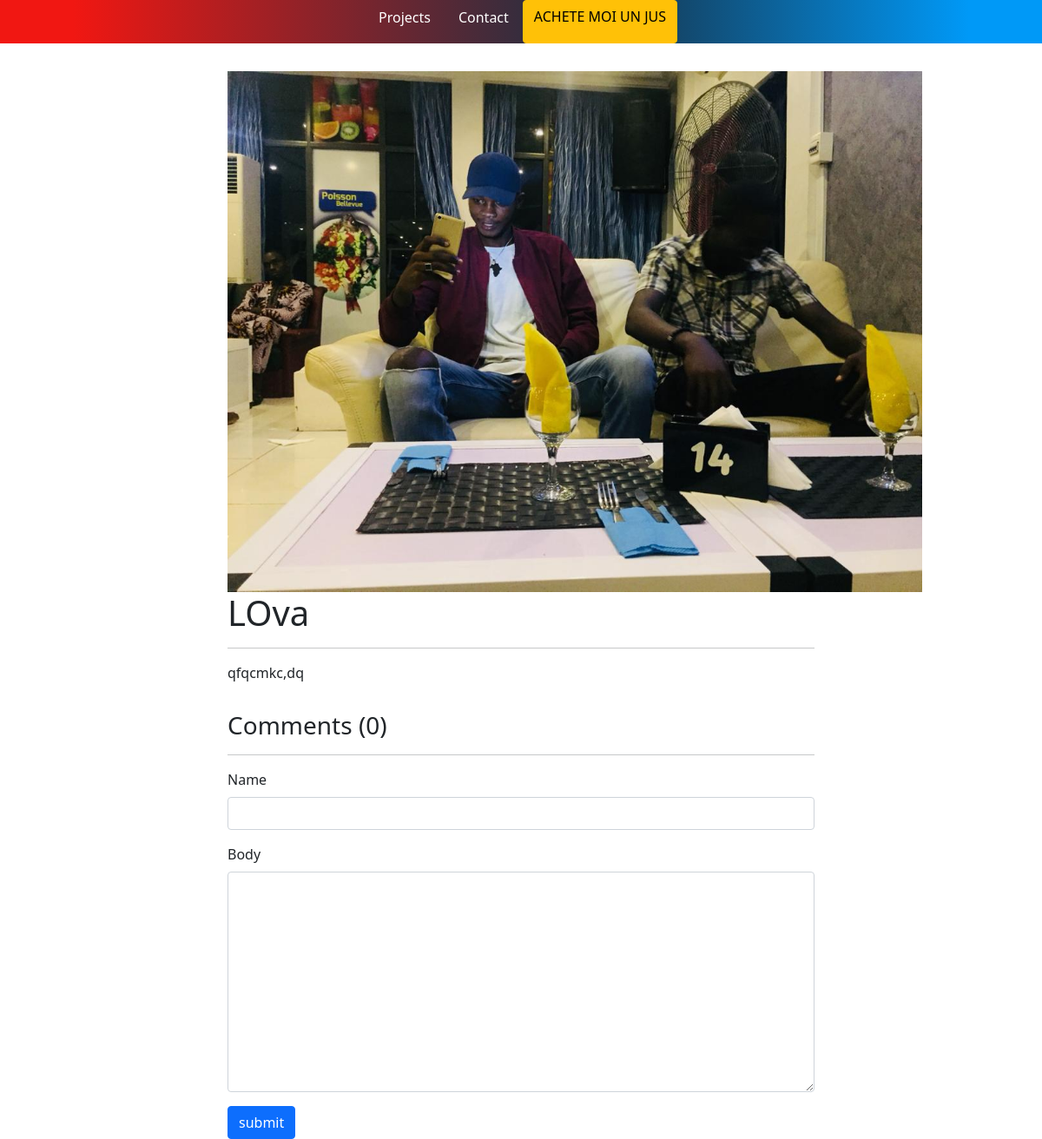
The page /project/c048611e-4349-48ef-b789-a8b77c160eb2 on the database its author committed.
### base/models.py (models this page shows, shortened)
class Project(models.Model):
    title = models.CharField(max_length=200)
    thumbnail = models.ImageField(null=True)
    body = RichTextUploadingField()
    slug = models.SlugField(null = True, blank = True )
    created = models.DateTimeField(auto_now_add=True)
    id = models.UUIDField(default=uuid.uuid4, unique=True, primary_key=True, editable=False)

### base/views.py (the view, shortened to what this page needs)
# urls.py: path('project/<str:pk>', views.projectPage, name="project"),
def projectPage(request, pk):
    project = Project.objects.get(id=pk)
    count = project.comment_set.count()
    comments = project.comment_set.all()
    form = CommentForm()
    context = {'project': project, 'count':count, 'comments':comments, 'form':form}
    return render(request , 'base/project.html', context)

### base/forms.py
class CommentForm(ModelForm):
    class Meta:
        model = Comment
        fields = '__all__'
        exclude = ['project']
    def __init__(self, *args, **kwargs):
        super(CommentForm, self).__init__(*args, **kwargs)
        self.fields['name'].widget.attrs.update(
            {'class': 'form-control',})
        self.fields['body'].widget.attrs.update(
            {'class': 'form-control', })

### base/templates/base/project.html (shortened to what this page needs)
{% extends 'base/main.html' %} {% load static %} {% block content %}
<div class="container">
    <div class="project-container">
        <img class="project--image" src="{{project.thumbnail.url }} ">
        <h1 class="project--pktitle"> {{project.title}} </h1>
        <hr>
        <p class="project--pkbody"> {{project.body|safe}} </p>
    </div>
    <div class="comments-container">
        <h3>Comments ({{ count }}) </h3>
        <hr>
        <form method="POST">
            {% csrf_token %} {{form.media}} {% for field in form %}
            <div class="mb-3">
                <label for="exampleInputPassword1" class="form-label"> {{field.label}} </label> {{field}}
            </div>
            {% endfor %}
            <input class="btn btn-primary" type="submit" value="submit">
        </form>
    </div>
</div>
{% endblock %}

### static/styles/main.css (style rules this page uses)
.project--image { max-width: 800px; }

### base/templates/base/project.html (style rules this page uses)
.container { max-width: 700px; }
.project-container { max-width: 700px; margin: 0 auto; margin-top: 2em; margin-bottom: 2em; }
.comments-container { justify-content: center; align-items: center; align-content: center; }

### rows shown on the page
Project: thumbnail (picture), title "LOva", body "qfqcmkc,dq"

### other values the page prints
{{ count }} "0"
{{ field.label }} "Name" "Body"
